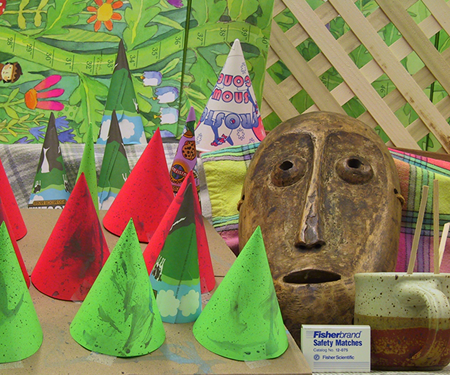
#> input picture python_implementation/Final code/2001/cones/im2.png, 450 x 375 px
$ jupyter execute Multi_block_matching.ipynb   (older library calls are emulated)
#> lines starting #> are read from the running program, lines starting #| are printed output that depends on the picture; after the words box and inside, x2 and y2 are one past the last pixel; in counts of white or black regions, pixels touching at a corner belong together
### Sum of Absolute Difference(SAD) along with Multi Block Matching

[cell 1]
import numpy as np
import cv2
from matplotlib import pyplot as plt
from scipy import signal, ndimage
import time

class DisparityMap():
    def __init__(self, numDisparities, blockSize):
        self.numDisparities = numDisparities
        self.blockSize = blockSize

    def SAD(self, imgL, imgR):
        imgL = imgL.astype(np.float)
        imgR = imgR.astype(np.float)
        difference = []
        if len(imgL.shape) == 2:
            l, w = imgL.shape
            h = 1
        else:
            l, w, h = imgL.shape

        for i in range(self.numDisparities):
            temp = np.zeros(imgL.shape, dtype = np.float)
            temp[:, :w-i] = abs(imgR[:, :w-i]-imgL[:, i:])
            temp = ndimage.uniform_filter(temp, self.blockSize)
            for i in range(1, h):
                temp[:, :, 0] += temp[:, :, i]
            if len(imgL.shape)==2:
                difference.append(temp.copy())
            else:
                difference.append(temp[:, :, 0].copy())

        difference = np.array(difference)

        disparityMap = np.zeros((l, w), dtype=np.float)
        mid = int(self.blockSize/2)
        for i in range(mid, l-mid):
            for j in range(mid, min(w-self.numDisparities, w-mid)):
                disparityMap[i, j] = np.argmin(difference[:,i,j])
        #disparityMap = disparityMap/self.numDisparities
        return disparityMap

    def SAD_with_MBM(self, imgL, imgR):
        imgL = imgL.astype(np.float)/255
        imgR = imgR.astype(np.float)/255

        kernel_61_1 = np.ones((61, 1))
        kernel_1_61 = np.ones((1, 61))
        kernel_11_11 = np.ones((11, 11))
        kernel_3_3 = np.ones((3, 3))

        errors_61_1 = []
        errors_1_61 = []
        errors_11_11 = []
        errors_3_3 = []

        if len(imgL.shape) == 2:
            l, w = imgL.shape
            h = 1
        else:
            l, w, h = imgL.shape

        for i in range(self.numDisparities):
            temp = np.zeros(imgL.shape, dtype = np.float)
            temp[:, :w-i] = abs(imgR[:, :w-i]-imgL[:, i:])

            if len(imgL.shape)==2:
                error_61_1 = signal.convolve2d(temp, kernel_61_1, boundary='symm', mode='same')/61
                error_1_61 = signal.convolve2d(temp, kernel_1_61, boundary='symm', mode='same')/61
                error_11_11 = signal.convolve2d(temp, kernel_11_11, boundary='symm', mode='same')/121
                error_3_3 = signal.convolve2d(temp, kernel_3_3, boundary='symm', mode='same')/9
            else:
                error_61_1 = np.zeros((l, w))
                error_1_61 = np.zeros((l, w))
                error_11_11 = np.zeros((l, w))
                error_3_3 = np.zeros((l, w))
                for j in range(h):
                    error_61_1 += signal.convolve2d(temp[:, :, j], kernel_61_1, boundary='symm', mode='same')/61
                    error_1_61 += signal.convolve2d(temp[:, :, j], kernel_1_61, boundary='symm', mode='same')/61
                    error_11_11 += signal.convolve2d(temp[:, :, j], kernel_11_11, boundary='symm', mode='same')/121
                    error_3_3 += signal.convolve2d(temp[:, :, j], kernel_3_3, boundary='symm', mode='same')/9

            errors_61_1.append(error_61_1.copy())
            errors_1_61.append(error_1_61.copy())
            errors_11_11.append(error_11_11.copy())
            errors_3_3.append(error_3_3.copy())

        errors_61_1 = np.array(errors_61_1)
        errors_1_61 = np.array(errors_1_61)
        errors_11_11 = np.array(errors_11_11)
        errors_3_3 = np.array(errors_3_3)

        errors_61_1 = np.minimum(errors_61_1, errors_1_61)
        out = np.multiply(errors_61_1, errors_11_11)
        out = np.multiply(out, errors_3_3)

        disparityMap = np.zeros((l, w), dtype=np.float)
        mid = int(self.blockSize/2)
        for i in range(mid, l-mid):
            for j in range(mid, min(w-self.numDisparities, w-mid)):
                disparityMap[i, j] = np.argmin(out[:,i,j])
        return disparityMap

    #For this function, you can give miltiple different sized input kernels
    # [44 lines left out: function SAD_with_input_kernels, not called in this run]

    #Generating Locally Consistent Disparity Map, to remove noise and fill in blank pixels based on the surrounding neighbours pixels
    def LCDM(self, disparityMap, kernel):
        disparityMap = disparityMap.astype(np.int64)
        output = disparityMap.copy()
        r, c = disparityMap.shape
        row_mid, col_mid = kernel[0]//2, kernel[1]//2

        for i in range(2*row_mid, r-2*row_mid):
            for j in range(2*col_mid, min(c-numdisparities-col_mid, c-2*col_mid)):
                temp = disparityMap[i-row_mid:i+row_mid+1, j-col_mid:j+col_mid+1]
                val = np.bincount(temp.reshape(1, kernel[0]*kernel[1])[0]).argmax()
                output[i, j] = val
        return output

[cell 2]
## Input data

# imgL = cv2.imread('tsukuba_l.png', 0)
# imgR = cv2.imread('tsukuba_r.png', 0)
# ground_truth = cv2.imread('tsukuba_r.png', 0)

imgL = cv2.imread('2001/cones/im2.png', 0)
#> imgL: shape (375, 450); min 0, max 235, mean 125
imgR = cv2.imread('2001/cones/im6.png', 0)
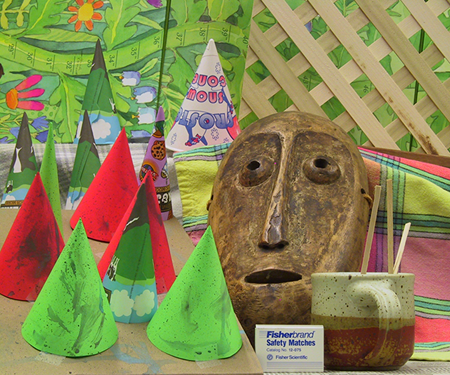
#> input picture python_implementation/Final code/2001/cones/im6.png, 450 x 375 px
#> imgR: shape (375, 450); min 0, max 243, mean 128.4
ground_truth = cv2.imread('2001/cones/disp6.png', 0)/4
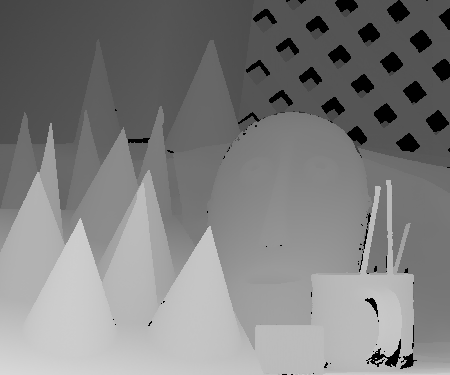
#> input picture python_implementation/Final code/2001/cones/disp6.png, 450 x 375 px
#> ground_truth: shape (375, 450) float64; min 0, max 54, mean 31.8

# [19 lines of commented-out code are left out]

[cell 3]
#Blurring the image using Gaussian filter to remove noise from the input image
imgLg = cv2.GaussianBlur(imgL, (3,3), cv2.BORDER_DEFAULT)
imgRg = cv2.GaussianBlur(imgR, (3,3), cv2.BORDER_DEFAULT)

#Finding gradients along x and y direction for both left and right images
imgLx = cv2.Sobel(imgL, cv2.CV_64F, 1, 0, ksize=3)
imgLy = cv2.Sobel(imgL, cv2.CV_64F, 0, 1, ksize=3)

imgRx = cv2.Sobel(imgR, cv2.CV_64F, 1, 0, ksize=3)
imgRy = cv2.Sobel(imgR, cv2.CV_64F, 0, 1, ksize=3)

#Creating new multi dimensional image
imgLxy = np.zeros((imgL.shape[0], imgL.shape[1], 3), np.float64)
imgLxy[:,:,0] = imgL
imgLxy[:,:,1] = imgLx
imgLxy[:,:,2] = imgLy

imgRxy = np.zeros((imgR.shape[0], imgR.shape[1], 3), np.float64)
imgRxy[:,:,0] = imgR
imgRxy[:,:,1] = imgRx
imgRxy[:,:,2] = imgRy

#Applying the algorithm
blocksize = 11
numdisparities = 64
disparity = DisparityMap(numDisparities=numdisparities, blockSize=blocksize)

t1 = time.time()
disparityMap1 = disparity.SAD(imgL, imgR)
#> after the loop in SAD, `for i in range(self.numDisparities):`:
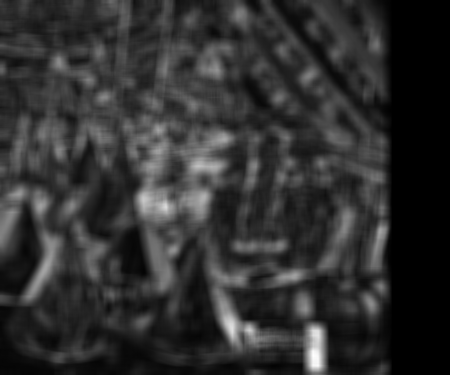
#> temp: shape (375, 450) float64; min -1.23e-13, max 151.5, mean 28.8; drawn with min black and max white
#> after the loop in SAD, `for i in range(self.numDisparities):`: difference = 64 items
t2 = time.time()
print(t2-t1)
disparityMap2 = disparity.LCDM(disparityMap1, (11, 11))
#> in LCDM, `disparityMap = disparityMap.astype(np.int64)`:
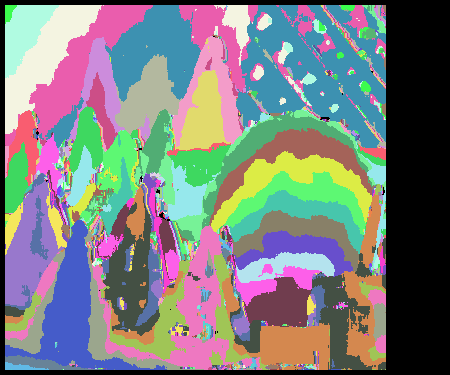
#> disparityMap: shape (375, 450) int64; 64 distinct labels, from 0 to 63; one colour per label, 0 black
#> in LCDM, `r, c = disparityMap.shape`: r = 375; c = 450
#> after the loop in LCDM, `for i in range(2*row_mid, r-2*row_mid):`:
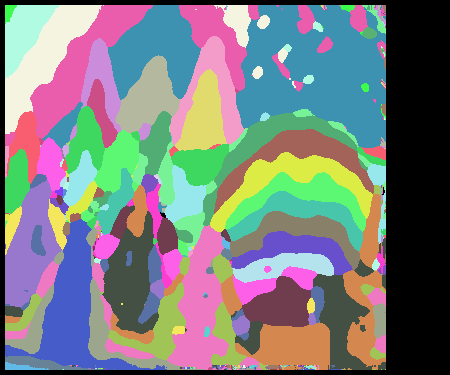
#> output: shape (375, 450) int64; 60 distinct labels, from 0 to 63; one colour per label, 0 black

t1 = time.time()
disparityMap3 = disparity.SAD_with_MBM(imgL, imgR)
#> in SAD_with_MBM, `l, w = imgL.shape`: l = 375; w = 450
#> after the loop in SAD_with_MBM, `for i in range(self.numDisparities):`:
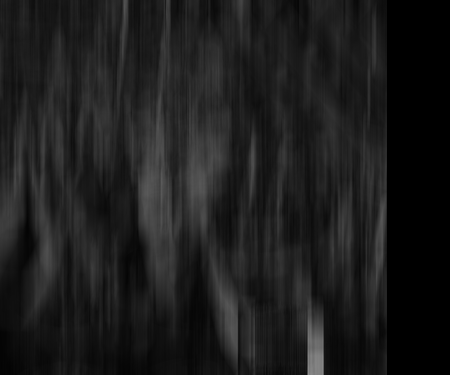
#> error_61_1: shape (375, 450) float64; min 0, max 0.55, mean 0.113
#> after the loop in SAD_with_MBM, `for i in range(self.numDisparities):`: errors_11_11 = 64 items
t2 = time.time()
print(t2-t1)
disparityMap4 = disparity.LCDM(disparityMap3, (11, 11))
#> call 2 of LCDM, with kernel = (11, 11)
#> in LCDM (call 2), `disparityMap = disparityMap.astype(np.int64)`:
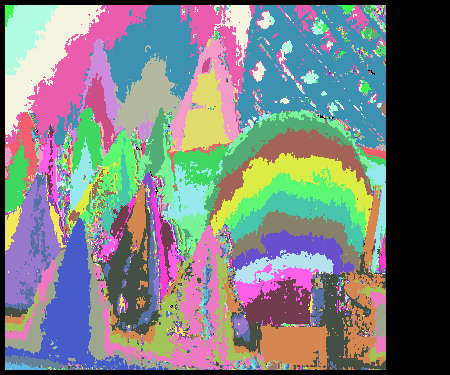
#> disparityMap: shape (375, 450) int64; 64 distinct labels, from 0 to 63; one colour per label, 0 black
#> after the loop in LCDM (call 2), `for i in range(2*row_mid, r-2*row_mid):`:
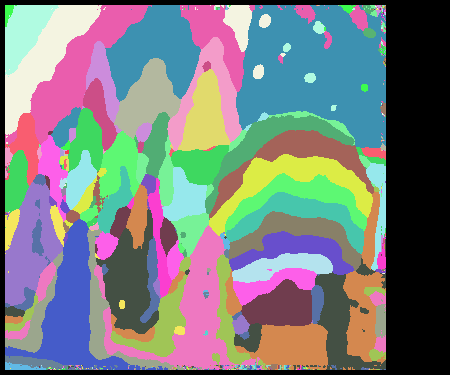
#> output: shape (375, 450) int64; 61 distinct labels, from 0 to 63; one colour per label, 0 black

[cell 4]
###############################################################
##Cropping the ground truth
r, c = ground_truth.shape
#> r = 375; c = 450
ground_truth[:int(blocksize/2), :] = 0
ground_truth[:, :int(blocksize/2)] = 0
ground_truth[r-int(blocksize/2):, :] = 0
ground_truth[:, c-numdisparities:] = 0

##Calculating error
error1 = (abs(ground_truth-disparityMap1)>1) & (ground_truth!=0)
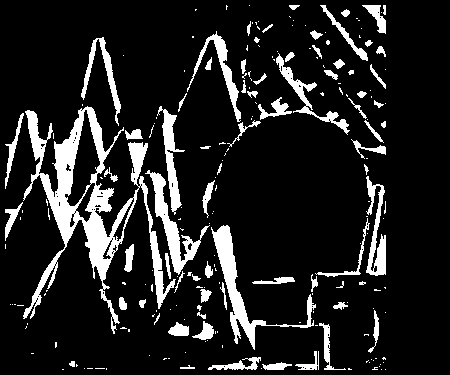
#> error1: shape (375, 450) bool; 13.2% white; 217 white regions (146 under 20 px), largest, box (x1, y1, x2, y2) and area: (23, 106, 176, 334) 7806, (211, 225, 316, 350) 1991, (145, 170, 210, 275) 1416
error_per1 = np.round(100*sum(error1.reshape(r*c, 1))[0]/(r*c), 2)
#> error_per1 = 13.2

error2 = (abs(ground_truth-disparityMap2)>1) & (ground_truth!=0)
#> error2: shape (375, 450) bool; 10.9% white; 168 white regions (101 under 20 px), largest, box (x1, y1, x2, y2) and area: (40, 106, 144, 289) 4171, (146, 170, 210, 313) 1777, (156, 36, 241, 215) 1679
error_per2 = np.round(100*sum(error2.reshape(r*c, 1))[0]/(r*c), 2)
#> error_per2 = 10.95

error3 = (abs(ground_truth-disparityMap3)>1) & (ground_truth!=0)
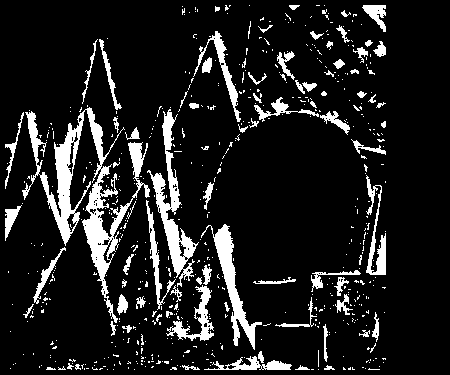
#> error3: shape (375, 450) bool; 12.1% white; 591 white regions (508 under 20 px), largest, box (x1, y1, x2, y2) and area: (22, 107, 150, 323) 5611, (147, 109, 199, 287) 2192, (201, 224, 262, 350) 1576
error_per3 = np.round(100*sum(error3.reshape(r*c, 1))[0]/(r*c), 2)
#> error_per3 = 12.05

error4 = (abs(ground_truth-disparityMap4)>1) & (ground_truth!=0)
error_per4 = np.round(100*sum(error4.reshape(r*c, 1))[0]/(r*c), 2)
#> error_per4 = 9.03

##################################################################
plt.figure(figsize=(18, 72))
plt.subplot(141)
plt.imshow(disparityMap1, 'gray')
plt.title('SAD')

plt.subplot(142)
plt.imshow(error1, 'gray')
plt.title('Bad Error 1.0= '+str(error_per1)+'%')

plt.subplot(143)
plt.imshow(disparityMap2, 'gray')
plt.title('SAD + LCDM')

plt.subplot(144)
plt.imshow(error2, 'gray')
plt.title('Bad Error 1.0= '+str(error_per2)+'%')
plt.show()

##################################
plt.figure(figsize=(18, 72))
plt.subplot(141)
plt.imshow(disparityMap3, 'gray')
plt.title('SAD+MBM')

plt.subplot(142)
plt.imshow(error3, 'gray')
plt.title('Bad Error 1.0= '+str(error_per3)+'%')

plt.subplot(143)
plt.imshow(disparityMap4, 'gray')
plt.title('SAD+MBM+LCDM')

plt.subplot(144)
plt.imshow(error4, 'gray')
plt.title('Bad Error 1.0= '+str(error_per4)+'%')
plt.show()

###################################################################
plt.figure(figsize=(18, 27))
plt.subplot(121)
plt.imshow(imgR, 'gray')
plt.title('Right Image')

plt.subplot(122)
plt.imshow(ground_truth, 'gray')
plt.title('Ground Truth')
plt.show()
